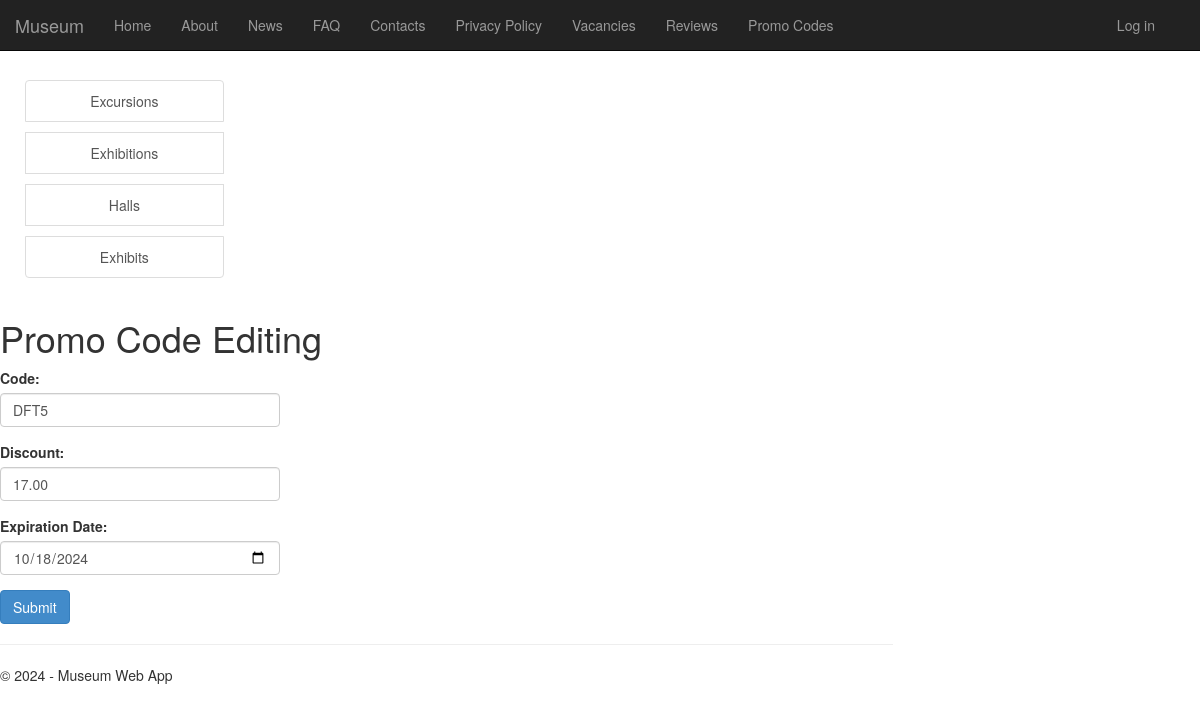
Page /promo_codes/edit_promo_code/10/ on the committed database.
### app/models.py (models this page shows, shortened)
class PromoCode(models.Model):
    code = models.CharField(max_length=50)
    discount = models.DecimalField(max_digits=5, decimal_places=2)
    expiration_date = models.DateField()
    is_active = models.BooleanField(default=True)

### app/views.py (the view, shortened to what this page needs)
# urls.py: re_path(r'^promo_codes/edit_promo_code/(?P<id>\d+)/$', views.edit_promo_code, name='edit_promo_code'),
def edit_promo_code(request, id):
    promo_code = PromoCode.objects.get(id=id)
    return render(
                request,
                'app/edit_promo_code.html',
                {
                    'title':'Edit Promo Code',
                    'promo_code': promo_code,
                    'year':datetime.now().year,
                }
            )

### app/templates/app/edit_promo_code.html (shortened to what this page needs)
{% extends "app/layout.html" %}
{% block content %}
<h1>Promo Code Editing</h1>
<form method="POST">
    <div class="form-group">
        <label for="code">Code:</label>
        <input type="text" id="code" name="code" class="form-control" value="{{promo_code.code}}" required>
    </div>
    <div class="form-group">
        <label for="discount">Discount:</label>
        <input type="number" step="0.01" id="discount" min="0" max="100" name="discount" class="form-control" value="{{promo_code.discount}}" required>
    </div>
    <div class="form-group">
        <label for="expiration_date">Expiration Date:</label>
        <input type="date" id="expiration_date" name="expiration_date" class="form-control" value="{{ promo_code.expiration_date|date:'Y-m-d' }}" required>
    </div>
    <button type="submit" class="btn btn-primary">Submit</button>
</form>
{% endblock %}

### app/static/app/content/site.css (style rules this page uses)
body { padding-top: 50px; padding-bottom: 20px; }
input, select, textarea { max-width: 280px; }

### rows in the picture
PromoCode: code "DFT5", discount "17.00", expiration_date "10/18/2024"
